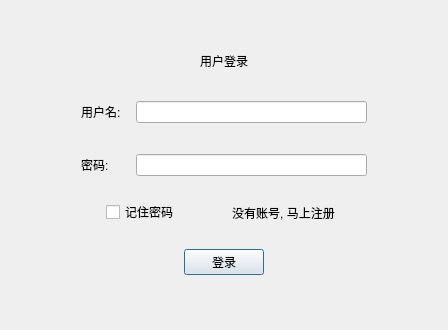
<?xml version="1.0" encoding="UTF-8"?>
<ui version="4.0">
 <class>Login</class>
 <widget class="QDialog" name="Login">
  <property name="geometry">
   <rect>
    <x>0</x>
    <y>0</y>
    <width>448</width>
    <height>330</height>
   </rect>
  </property>
  <property name="windowTitle">
   <string>Dialog</string>
  </property>
  <layout class="QVBoxLayout" name="verticalLayout">
   <item>
    <widget class="MyTitleBar" name="titleBar" native="true"/>
   </item>
   <item>
    <widget class="QStackedWidget" name="stackedWidget">
     <property name="currentIndex">
      <number>0</number>
     </property>
     <widget class="QWidget" name="loginPage">
      <layout class="QHBoxLayout" name="horizontalLayout_3">
       <item>
        <spacer name="horizontalSpacer_6">
         <property name="orientation">
          <enum>Qt::Horizontal</enum>
         </property>
         <property name="sizeHint" stdset="0">
          <size>
           <width>0</width>
           <height>20</height>
          </size>
         </property>
        </spacer>
       </item>
       <item>
        <widget class="QWidget" name="widget" native="true">
         <layout class="QVBoxLayout" name="verticalLayout_2">
          <item>
           <spacer name="verticalSpacer_9">
            <property name="orientation">
             <enum>Qt::Vertical</enum>
            </property>
            <property name="sizeHint" stdset="0">
             <size>
              <width>20</width>
              <height>40</height>
             </size>
            </property>
           </spacer>
          </item>
          <item>
           <widget class="QLabel" name="loginTitle">
            <property name="text">
             <string>用户登录</string>
            </property>
            <property name="alignment">
             <set>Qt::AlignCenter</set>
            </property>
           </widget>
          </item>
          <item>
           <spacer name="verticalSpacer_8">
            <property name="orientation">
             <enum>Qt::Vertical</enum>
            </property>
            <property name="sizeHint" stdset="0">
             <size>
              <width>20</width>
              <height>40</height>
             </size>
            </property>
           </spacer>
          </item>
          <item>
           <widget class="QWidget" name="widget_5" native="true">
            <layout class="QGridLayout" name="gridLayout">
             <property name="horizontalSpacing">
              <number>0</number>
             </property>
             <item row="0" column="2">
              <widget class="QLineEdit" name="userName_login"/>
             </item>
             <item row="2" column="0">
              <widget class="QLabel" name="label_3">
               <property name="text">
                <string>密码:</string>
               </property>
              </widget>
             </item>
             <item row="2" column="2">
              <widget class="QLineEdit" name="passwd_login"/>
             </item>
             <item row="0" column="0">
              <widget class="QLabel" name="label_2">
               <property name="text">
                <string>用户名:</string>
               </property>
              </widget>
             </item>
             <item row="0" column="1">
              <spacer name="horizontalSpacer_10">
               <property name="orientation">
                <enum>Qt::Horizontal</enum>
               </property>
               <property name="sizeType">
                <enum>QSizePolicy::Fixed</enum>
               </property>
               <property name="sizeHint" stdset="0">
                <size>
                 <width>15</width>
                 <height>20</height>
                </size>
               </property>
              </spacer>
             </item>
             <item row="1" column="0">
              <spacer name="verticalSpacer_7">
               <property name="orientation">
                <enum>Qt::Vertical</enum>
               </property>
               <property name="sizeType">
                <enum>QSizePolicy::Fixed</enum>
               </property>
               <property name="sizeHint" stdset="0">
                <size>
                 <width>20</width>
                 <height>25</height>
                </size>
               </property>
              </spacer>
             </item>
            </layout>
           </widget>
          </item>
          <item>
           <widget class="QWidget" name="widget_2" native="true">
            <layout class="QHBoxLayout" name="horizontalLayout">
             <item>
              <spacer name="horizontalSpacer">
               <property name="orientation">
                <enum>Qt::Horizontal</enum>
               </property>
               <property name="sizeType">
                <enum>QSizePolicy::Fixed</enum>
               </property>
               <property name="sizeHint" stdset="0">
                <size>
                 <width>25</width>
                 <height>20</height>
                </size>
               </property>
              </spacer>
             </item>
             <item>
              <widget class="QCheckBox" name="rememberPwd">
               <property name="text">
                <string>记住密码</string>
               </property>
              </widget>
             </item>
             <item>
              <spacer name="horizontalSpacer_3">
               <property name="orientation">
                <enum>Qt::Horizontal</enum>
               </property>
               <property name="sizeHint" stdset="0">
                <size>
                 <width>40</width>
                 <height>20</height>
                </size>
               </property>
              </spacer>
             </item>
             <item>
              <widget class="QToolButton" name="regAccount">
               <property name="text">
                <string>没有账号, 马上注册</string>
               </property>
               <property name="autoRaise">
                <bool>true</bool>
               </property>
              </widget>
             </item>
             <item>
              <spacer name="horizontalSpacer_2">
               <property name="orientation">
                <enum>Qt::Horizontal</enum>
               </property>
               <property name="sizeType">
                <enum>QSizePolicy::Fixed</enum>
               </property>
               <property name="sizeHint" stdset="0">
                <size>
                 <width>25</width>
                 <height>20</height>
                </size>
               </property>
              </spacer>
             </item>
            </layout>
           </widget>
          </item>
          <item>
           <widget class="QWidget" name="widget_3" native="true">
            <layout class="QHBoxLayout" name="horizontalLayout_2">
             <item>
              <spacer name="horizontalSpacer_4">
               <property name="orientation">
                <enum>Qt::Horizontal</enum>
               </property>
               <property name="sizeHint" stdset="0">
                <size>
                 <width>40</width>
                 <height>20</height>
                </size>
               </property>
              </spacer>
             </item>
             <item>
              <widget class="QPushButton" name="loginButton">
               <property name="text">
                <string>登录</string>
               </property>
              </widget>
             </item>
             <item>
              <spacer name="horizontalSpacer_5">
               <property name="orientation">
                <enum>Qt::Horizontal</enum>
               </property>
               <property name="sizeHint" stdset="0">
                <size>
                 <width>40</width>
                 <height>20</height>
                </size>
               </property>
              </spacer>
             </item>
            </layout>
           </widget>
          </item>
          <item>
           <spacer name="verticalSpacer_2">
            <property name="orientation">
             <enum>Qt::Vertical</enum>
            </property>
            <property name="sizeHint" stdset="0">
             <size>
              <width>20</width>
              <height>40</height>
             </size>
            </property>
           </spacer>
          </item>
         </layout>
        </widget>
       </item>
       <item>
        <spacer name="horizontalSpacer_7">
         <property name="orientation">
          <enum>Qt::Horizontal</enum>
         </property>
         <property name="sizeHint" stdset="0">
          <size>
           <width>0</width>
           <height>20</height>
          </size>
         </property>
        </spacer>
       </item>
      </layout>
     </widget>
     <widget class="QWidget" name="regPage">
      <layout class="QHBoxLayout" name="horizontalLayout_6">
       <item>
        <spacer name="horizontalSpacer_14">
         <property name="orientation">
          <enum>Qt::Horizontal</enum>
         </property>
         <property name="sizeHint" stdset="0">
          <size>
           <width>40</width>
           <height>20</height>
          </size>
         </property>
        </spacer>
       </item>
       <item>
        <widget class="QWidget" name="widget_6" native="true">
         <property name="minimumSize">
          <size>
           <width>300</width>
           <height>0</height>
          </size>
         </property>
         <layout class="QVBoxLayout" name="verticalLayout_3">
          <item>
           <spacer name="verticalSpacer_3">
            <property name="orientation">
             <enum>Qt::Vertical</enum>
            </property>
            <property name="sizeHint" stdset="0">
             <size>
              <width>20</width>
              <height>40</height>
             </size>
            </property>
           </spacer>
          </item>
          <item>
           <widget class="QLabel" name="registerTitle">
            <property name="text">
             <string>用户注册</string>
            </property>
            <property name="alignment">
             <set>Qt::AlignCenter</set>
            </property>
           </widget>
          </item>
          <item>
           <widget class="QWidget" name="widget_7" native="true">
            <layout class="QGridLayout" name="gridLayout_2">
             <item row="0" column="0">
              <widget class="QLabel" name="label_5">
               <property name="text">
                <string>用户名:</string>
               </property>
              </widget>
             </item>
             <item row="3" column="0">
              <widget class="QLabel" name="label_8">
               <property name="text">
                <string>确认密码:</string>
               </property>
              </widget>
             </item>
             <item row="0" column="2">
              <widget class="QLineEdit" name="userName_reg"/>
             </item>
             <item row="2" column="0">
              <widget class="QLabel" name="label_6">
               <property name="text">
                <string>密码:</string>
               </property>
              </widget>
             </item>
             <item row="6" column="2">
              <widget class="QLineEdit" name="email"/>
             </item>
             <item row="2" column="2">
              <widget class="QLineEdit" name="passwd_reg"/>
             </item>
             <item row="5" column="2">
              <widget class="QLineEdit" name="phone"/>
             </item>
             <item row="3" column="2">
              <widget class="QLineEdit" name="confirmPwd"/>
             </item>
             <item row="1" column="0">
              <widget class="QLabel" name="label_10">
               <property name="text">
                <string>昵称:</string>
               </property>
              </widget>
             </item>
             <item row="6" column="0">
              <widget class="QLabel" name="label_7">
               <property name="text">
                <string>邮箱:</string>
               </property>
              </widget>
             </item>
             <item row="5" column="0">
              <widget class="QLabel" name="label_9">
               <property name="text">
                <string>电话:</string>
               </property>
              </widget>
             </item>
             <item row="1" column="2">
              <widget class="QLineEdit" name="nickName"/>
             </item>
             <item row="0" column="1">
              <spacer name="horizontalSpacer_11">
               <property name="orientation">
                <enum>Qt::Horizontal</enum>
               </property>
               <property name="sizeType">
                <enum>QSizePolicy::Fixed</enum>
               </property>
               <property name="sizeHint" stdset="0">
                <size>
                 <width>15</width>
                 <height>20</height>
                </size>
               </property>
              </spacer>
             </item>
            </layout>
           </widget>
          </item>
          <item>
           <widget class="QWidget" name="widget_9" native="true">
            <layout class="QHBoxLayout" name="horizontalLayout_5">
             <item>
              <spacer name="horizontalSpacer_12">
               <property name="orientation">
                <enum>Qt::Horizontal</enum>
               </property>
               <property name="sizeHint" stdset="0">
                <size>
                 <width>40</width>
                 <height>20</height>
                </size>
               </property>
              </spacer>
             </item>
             <item>
              <widget class="QPushButton" name="registreBtn">
               <property name="text">
                <string>注册</string>
               </property>
              </widget>
             </item>
             <item>
              <spacer name="horizontalSpacer_13">
               <property name="orientation">
                <enum>Qt::Horizontal</enum>
               </property>
               <property name="sizeHint" stdset="0">
                <size>
                 <width>40</width>
                 <height>20</height>
                </size>
               </property>
              </spacer>
             </item>
            </layout>
           </widget>
          </item>
          <item>
           <spacer name="verticalSpacer_4">
            <property name="orientation">
             <enum>Qt::Vertical</enum>
            </property>
            <property name="sizeHint" stdset="0">
             <size>
              <width>20</width>
              <height>40</height>
             </size>
            </property>
           </spacer>
          </item>
         </layout>
        </widget>
       </item>
       <item>
        <spacer name="horizontalSpacer_8">
         <property name="orientation">
          <enum>Qt::Horizontal</enum>
         </property>
         <property name="sizeHint" stdset="0">
          <size>
           <width>39</width>
           <height>20</height>
          </size>
         </property>
        </spacer>
       </item>
      </layout>
     </widget>
     <widget class="QWidget" name="serverPage">
      <layout class="QHBoxLayout" name="horizontalLayout_8">
       <item>
        <spacer name="horizontalSpacer_18">
         <property name="orientation">
          <enum>Qt::Horizontal</enum>
         </property>
         <property name="sizeHint" stdset="0">
          <size>
           <width>31</width>
           <height>20</height>
          </size>
         </property>
        </spacer>
       </item>
       <item>
        <widget class="QWidget" name="widget_8" native="true">
         <property name="minimumSize">
          <size>
           <width>300</width>
           <height>0</height>
          </size>
         </property>
         <layout class="QVBoxLayout" name="verticalLayout_4">
          <item>
           <spacer name="verticalSpacer_5">
            <property name="orientation">
             <enum>Qt::Vertical</enum>
            </property>
            <property name="sizeHint" stdset="0">
             <size>
              <width>20</width>
              <height>40</height>
             </size>
            </property>
           </spacer>
          </item>
          <item>
           <widget class="QLabel" name="serverTitle">
            <property name="text">
             <string>服务器设置</string>
            </property>
            <property name="alignment">
             <set>Qt::AlignCenter</set>
            </property>
           </widget>
          </item>
          <item>
           <spacer name="verticalSpacer_10">
            <property name="orientation">
             <enum>Qt::Vertical</enum>
            </property>
            <property name="sizeHint" stdset="0">
             <size>
              <width>20</width>
              <height>40</height>
             </size>
            </property>
           </spacer>
          </item>
          <item>
           <widget class="QWidget" name="widget_10" native="true">
            <layout class="QGridLayout" name="gridLayout_3">
             <item row="0" column="0">
              <widget class="QLabel" name="label_12">
               <property name="text">
                <string>服务器IP:</string>
               </property>
              </widget>
             </item>
             <item row="2" column="1">
              <widget class="QLineEdit" name="port"/>
             </item>
             <item row="0" column="1">
              <widget class="QLineEdit" name="address"/>
             </item>
             <item row="2" column="0">
              <widget class="QLabel" name="label_13">
               <property name="text">
                <string>服务器端口:</string>
               </property>
              </widget>
             </item>
             <item row="1" column="0">
              <spacer name="verticalSpacer_11">
               <property name="orientation">
                <enum>Qt::Vertical</enum>
               </property>
               <property name="sizeHint" stdset="0">
                <size>
                 <width>20</width>
                 <height>25</height>
                </size>
               </property>
              </spacer>
             </item>
            </layout>
           </widget>
          </item>
          <item>
           <widget class="QWidget" name="widget_12" native="true">
            <layout class="QHBoxLayout" name="horizontalLayout_7">
             <item>
              <spacer name="horizontalSpacer_16">
               <property name="orientation">
                <enum>Qt::Horizontal</enum>
               </property>
               <property name="sizeHint" stdset="0">
                <size>
                 <width>40</width>
                 <height>20</height>
                </size>
               </property>
              </spacer>
             </item>
             <item>
              <widget class="QPushButton" name="setOkBtn">
               <property name="text">
                <string>确定</string>
               </property>
              </widget>
             </item>
             <item>
              <spacer name="horizontalSpacer_17">
               <property name="orientation">
                <enum>Qt::Horizontal</enum>
               </property>
               <property name="sizeHint" stdset="0">
                <size>
                 <width>40</width>
                 <height>20</height>
                </size>
               </property>
              </spacer>
             </item>
            </layout>
           </widget>
          </item>
          <item>
           <spacer name="verticalSpacer_6">
            <property name="orientation">
             <enum>Qt::Vertical</enum>
            </property>
            <property name="sizeHint" stdset="0">
             <size>
              <width>20</width>
              <height>40</height>
             </size>
            </property>
           </spacer>
          </item>
         </layout>
        </widget>
       </item>
       <item>
        <spacer name="horizontalSpacer_9">
         <property name="orientation">
          <enum>Qt::Horizontal</enum>
         </property>
         <property name="sizeHint" stdset="0">
          <size>
           <width>30</width>
           <height>20</height>
          </size>
         </property>
        </spacer>
       </item>
      </layout>
     </widget>
    </widget>
   </item>
  </layout>
 </widget>
 <customwidgets>
  <customwidget>
   <class>MyTitleBar</class>
   <extends>QWidget</extends>
   <header>selfwidget/mytitlebar.h</header>
   <container>1</container>
  </customwidget>
 </customwidgets>
 <tabstops>
  <tabstop>passwd_login</tabstop>
  <tabstop>userName_reg</tabstop>
  <tabstop>registreBtn</tabstop>
  <tabstop>address</tabstop>
  <tabstop>port</tabstop>
  <tabstop>phone</tabstop>
  <tabstop>userName_login</tabstop>
  <tabstop>email</tabstop>
  <tabstop>nickName</tabstop>
 </tabstops>
 <resources/>
 <connections/>
</ui>
